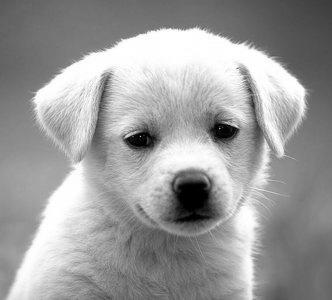
#> input picture storage/source/B2DBy.jpg, 332 x 300 px; its folder holds only this picture in this run
$ python image_enhanced_process.py
#> lines starting #> are read from the running program, lines starting #| are printed output that depends on the picture
#--------------------------------
# Date : 10 March 2024
# Project : Image Enhancement with Python AIML
#--------------------------------
import os
import cv2
from scipy import ndimage
from datetime import datetime

SOURCE_PATH = 'storage/source/'
DESTINATION_LOCATION = 'storage/destination/'

def enhanceImage(path):
#> called with path = 'storage/source/'
    for filename in os.listdir(path):
        try:
            image = cv2.imread(path + filename)
#> image is the input picture: shape (300, 332, 3); min 0, max 255, mean 155.7

            if image is not None:
                # Convert image to gray scale
                gray_image = cv2.cvtColor(image, cv2.COLOR_BGR2GRAY)

                # Apply a non-linear filter to remove noise
                deNoised = ndimage.median_filter(gray_image, 3)

                # Apply Histogram Equalization
                # Enhance contrast using a high-pass filter
                clahe = cv2.createCLAHE(clipLimit=2.0, tileGridSize=(8, 8))
                highPass = clahe.apply(deNoised)
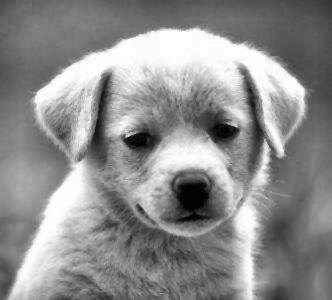
#> highPass: shape (300, 332); min 0, max 255, mean 141.6

                # Apply Gamma Transformation
                # Prevent bleaching or darkening of images
                gamma = highPass / 255.0
                gammaFilter = cv2.pow(gamma, 1.5)
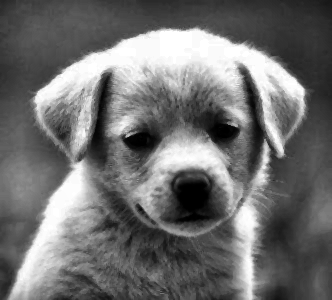
#> gammaFilter: shape (300, 332) float64; min 0, max 1, mean 0.439
                gammaFilter = gammaFilter * 255

                # Generate timestamp
                timestamp = datetime.now().strftime("%Y%m%d%H%M%S")

                # Append timestamp to filename

                output_filename = os.path.splitext(filename)[0] + '_' + timestamp + os.path.splitext(filename)[1]

                cv2.imwrite(DESTINATION_LOCATION + output_filename, gammaFilter)
        except:
            print('Image not found')

print("---------------------------------------------")
print("***** Initializing *****")
# Output enhanced images
enhanceImage(path=SOURCE_PATH)
print("***** Processed file location:" + " (" + DESTINATION_LOCATION + ") " "*****")
print("***** Process Completed *****")
print("---------------------------------------------")
